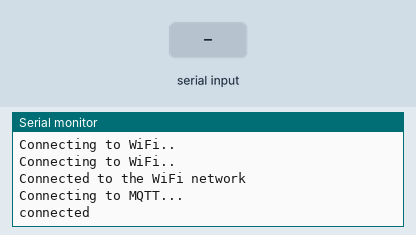
A sketch run on a simulated ESP8266 (NodeMCU). On the bench: the last lines printed to the serial monitor. Inputs (shaded band) come from the test bench. WiFi joins after 1.5 s; servers stay silent unless stated; no MQTT or app messages arrive unless stated.

Above: at 7.2 s.
7.3 s: "1\n" received over Serial
At 8.5 s:
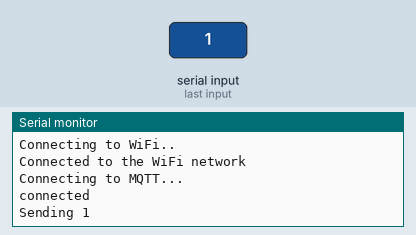
8.8 s: "0\n" received over Serial
At 9.9 s:
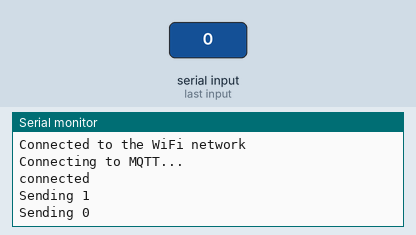
10.3 s: "2\n" received over Serial
At 11.0 s:
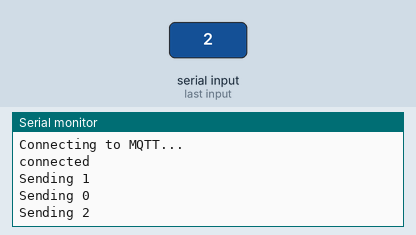

The sketch:

02_SendMessageMqtt.ino
```cpp
#include <ESP8266WiFi.h>
#include <PubSubClient.h>

/**
 * With this project you can send message to a specific topic.
 * Just type your message into the "Serial Monitor":
 *
 * For example: IoT rulz!
 **/

// replace the following values with your information
const char* ssid = "YOUR_WIFI_SSID";
const char* password = "YOUR_WIFI_PASSWORD";

// every mqtt client must have its own name; choose anything
const char* mqttClientName = "YOUR_CLIENT_NAME";

// IP address or URL of your MQTT broker/server.
// For demo purposes you can use  the public mosquitto broker "test.mosquitto.org"
// See http://test.mosquitto.org
const char* mqttServer = "YOUR_BROKER_IP";

// basic mqtt port; should not be changed
const int mqttPort = 1883;

WiFiClient espClient;
PubSubClient client(espClient);

void setup() {
  Serial.begin(115200);

  //
  delay(4000);
  WiFi.begin(ssid, password);

  while (WiFi.status() != WL_CONNECTED) {
    delay(1000);
    Serial.println("Connecting to WiFi..");
  }

  Serial.println("Connected to the WiFi network");

  client.setServer(mqttServer, mqttPort);

  while (!client.connected()) {
    Serial.println("Connecting to MQTT...");

    if (client.connect(mqttClientName, NULL, NULL)) {

      Serial.println("connected");

    } else {

      Serial.print("failed with state ");
      Serial.println(client.state());
      delay(2000);
    }
  }
  client.publish("IOT", "Hello from ESP8266");
}

void loop() {
  if (Serial.available()) {
    String input = Serial.readStringUntil('\n');
    sendMessage(input);
  }
  client.loop();
}

void sendMessage(String input) {
  int strLen = (input.length());
  char message[strLen];
  input.toCharArray(message, strLen);

  Serial.println("Sending " + input);
  client.publish("IOT", message);
}
```

Measured:
- after the input at 7.3 s, the serial monitor: prints a new line at once (image 1)
- after the input at 8.8 s, the serial monitor: prints a new line at once (image 2)
- after the input at 10.3 s, the serial monitor: prints a new line at once (image 3)
